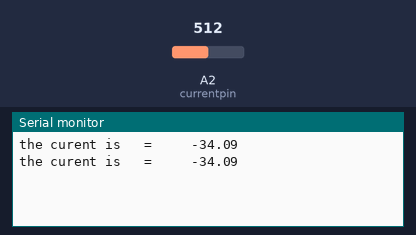
This sketch was run on a simulated Arduino Uno, built with avr-gcc and run on an emulated ATmega328P. Shown: the last lines printed to the serial monitor. The test bench sets the inputs (shaded band); at power-on: A2 (currentpin) = 512.

Above: at 1.8 s.
1.9 s: A2 (currentpin) set to 716
At 2.8 s:
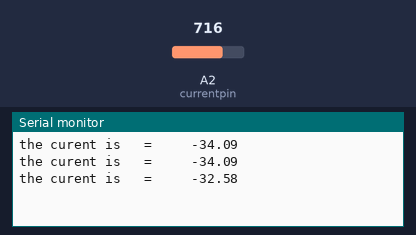
3.4 s: A2 (currentpin) set to 900
At 4.5 s:
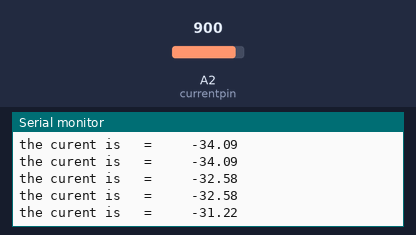
Timing chart, 0 to 6.4 s (numbered marks = the images above; inputs shaded):
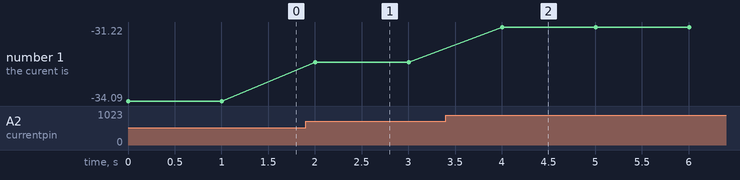

The sketch:

acs712_sensor.ino
```cpp
int currentpin = A2;
int sensetivety = 66;

int offset = 2500; //2.5 volts or 2500 milli
float adcVoltage= 0;
float currentValue = 0;

void setup() {
  // put your setup code here, to run once:
  Serial.begin(9600);

}

void loop() {
  // put your main code here, to run repeatedly:
float  adcvalue = analogRead(currentpin);
float   adcVoltage = (adcvalue / 1024.0) * 500;
currentValue = ((adcVoltage - offset) / sensetivety);
Serial.println();

Serial.print ("the curent is   =     ");
Serial.print(currentValue);
delay(1000);

}
```

Measured:
- after the input at 1.9 s, the serial monitor: prints a new line after 0.10 s (image 1)
- after the input at 3.4 s, the serial monitor: prints a new line after 0.61 s (image 2)
- plotted number 1: -34.09 → -32.58 after the input at 1.9 s, -32.58 → -31.22 after the input at 3.4 s
